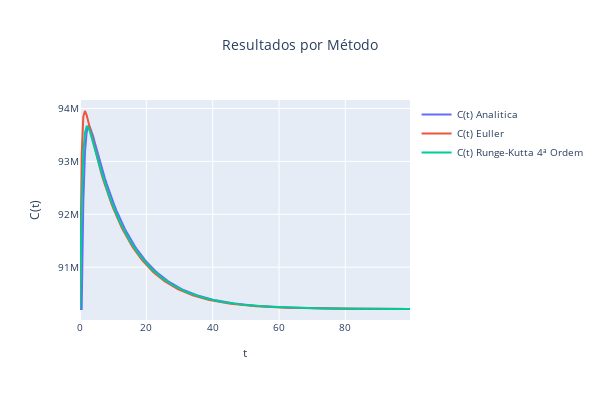

Write notebook code for a chart like this one.
### Code cell
e_1.plot_output(variable="C")

### Figure 1 — Plotly figure (JSON) as saved in the notebook; plotly's stock layout.template omitted (floating-point values rounded to 4 significant figures; data arrays with more than 128 entries replaced by an {"elided": "..."} marker saying what was removed)
{"data": [{"mode": "lines", "name": "C(t) Analitica", "type": "scatter", "x": {"elided": "200 float values"}, "y": {"elided": "200 float values"}}, {"mode": "lines", "name": "C(t) Euller", "type": "scatter", "x": {"elided": "200 float values"}, "y": {"elided": "200 float values"}}, {"mode": "lines", "name": "C(t) Runge-Kutta 4ª Ordem", "type": "scatter", "x": {"elided": "200 float values"}, "y": {"elided": "200 float values"}}], "layout": {"font": {"size": 10}, "height": 400, "title": {"text": "Resultados por Método", "x": 0.5}, "width": 600, "xaxis": {"title": {"text": "t"}}, "yaxis": {"title": {"text": "C(t)"}}}}
